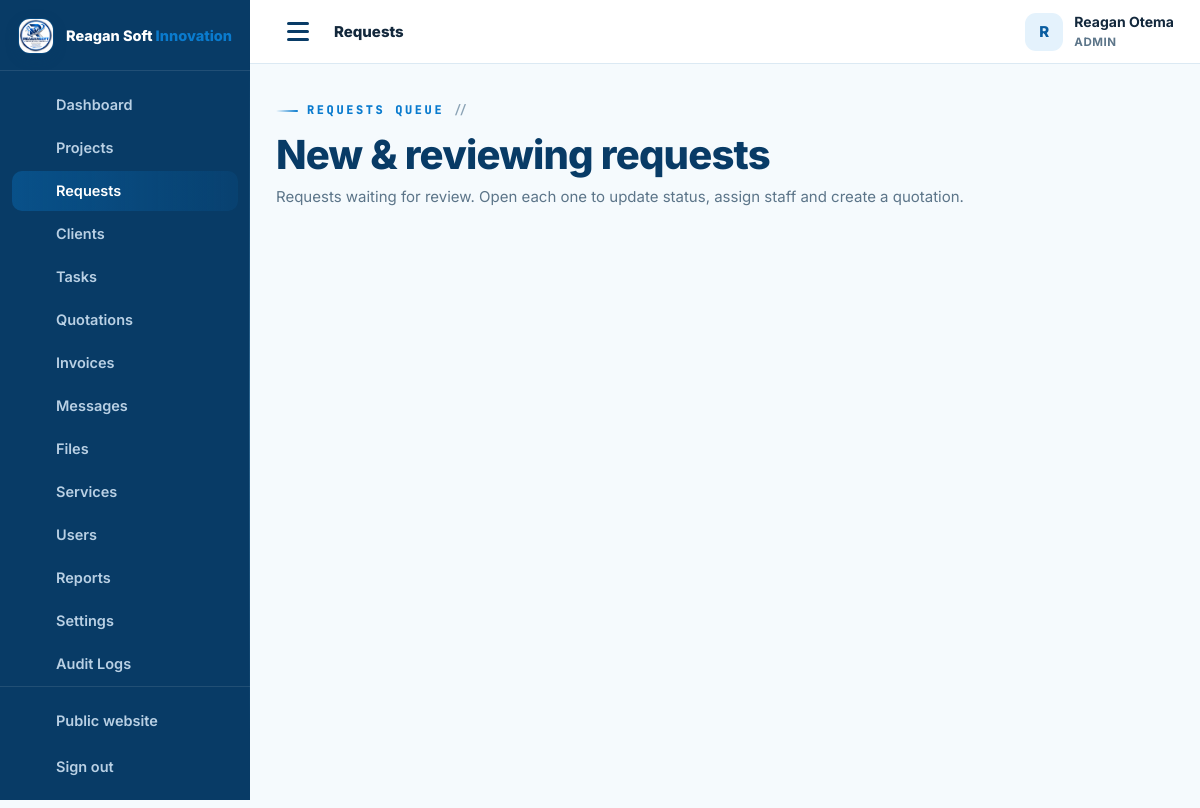
The app's page /admin/requests.php (signed in) with its own data.
### tables this page shows
CREATE TABLE IF NOT EXISTS users (
  id INT UNSIGNED AUTO_INCREMENT PRIMARY KEY,
  full_name VARCHAR(150) NOT NULL,
  email VARCHAR(190) NOT NULL UNIQUE,
  phone VARCHAR(40) NULL,
  password_hash VARCHAR(255) NOT NULL,
  role ENUM('admin','staff','client') NOT NULL DEFAULT 'client',
  company VARCHAR(190) NULL,
  address VARCHAR(255) NULL,
  avatar VARCHAR(255) NULL,
   
   
   
   
   
   
  payer_type ENUM('business','individual') NOT NULL DEFAULT 'business',
  tax_id VARCHAR(60) NULL,
  national_id VARCHAR(60) NULL,
  country VARCHAR(80) NOT NULL DEFAULT 'Uganda',
  city VARCHAR(90) NULL,
  billing_terms_at DATETIME NULL,
  active TINYINT(1) NOT NULL DEFAULT 1,
  failed_logins INT UNSIGNED NOT NULL DEFAULT 0,
  locked_until DATETIME NULL,
  last_login_at DATETIME NULL,
  created_at TIMESTAMP DEFAULT CURRENT_TIMESTAMP,
  updated_at TIMESTAMP DEFAULT CURRENT_TIMESTAMP ON UPDATE CURRENT_TIMESTAMP,
  INDEX idx_users_role (role),
  INDEX idx_users_active (active)
);

### config/config.php (called while the page is built, shortened)
<?php
function db(): PDO {
    static $pdo = null;
    if ($pdo === null) {
        try {
            $pdo = new PDO(
                'mysql:host=' . DB_HOST . ';dbname=' . DB_NAME . ';charset=utf8mb4',
                DB_USER,
                DB_PASS,
                [
                    PDO::ATTR_ERRMODE            => PDO::ERRMODE_EXCEPTION,
                    PDO::ATTR_DEFAULT_FETCH_MODE => PDO::FETCH_ASSOC,
                    PDO::ATTR_EMULATE_PREPARES   => false,
                    PDO::ATTR_STRINGIFY_FETCHES  => false,
                    PDO::ATTR_TIMEOUT            => 5,
                    PDO::MYSQL_ATTR_INIT_COMMAND => "SET time_zone = '+03:00', NAMES utf8mb4 COLLATE utf8mb4_unicode_ci",
                ]
            );
        } catch (PDOException $e) {
            db_connection_failed($e);
        }
    }
    return $pdo;
}
function e(mixed $value): string {
    return htmlspecialchars((string)($value ?? ''), ENT_QUOTES, 'UTF-8');
}
function flash(string $key, ?string $value = null): ?string {
    $msg = $_SESSION['flash'][$key] ?? null;
    return $msg;
}
function app_url(string $path = ''): string {
    return APP_URL . ($path === '' ? '' : '/' . ltrim($path, '/'));
}
function current_user(): ?array {
    static $user = false;
    if ($user === false) {
        if (empty($_SESSION['user_id'])) {
            $user = null;
        } else {
            $st = db()->prepare('SELECT * FROM users WHERE id = ? AND active = 1 LIMIT 1');
            $st->execute([(int)$_SESSION['user_id']]);
            $user = $st->fetch() ?: null;
        }
    }
    return $user;
}
function is_logged_in(): bool {
    return current_user() !== null;
}
function user_role(): ?string {
    $u = current_user();
    return $u['role'] ?? null;
}
function require_login(): void {
    if (!is_logged_in()) {
        $_SESSION['intended'] = $_SERVER['REQUEST_URI'] ?? '';
        flash('error', 'Please sign in to continue.');
        redirect(app_url('login.php'));
    }
}
function require_staff(): void {
    require_login();
}
require_once __DIR__ . '/../inc/functions.php';

### admin/requests.php (the view, shortened to what this page needs)
<?php
require __DIR__ . '/../config/config.php';
require_staff();
$pdo = db();
$requests = $pdo->query(
    "SELECT p.*, u.full_name AS client_name, u.company, u.email, u.phone, s.name AS service
     FROM projects p
     JOIN users u ON u.id = p.client_id
     LEFT JOIN services s ON s.id = p.service_id
     WHERE p.status IN ('NEW','REVIEWING')
     ORDER BY p.submitted_at ASC"
)->fetchAll();
dashboard_head(['title' => 'Requests Queue', 'active' => 'requests', 'crumb' => 'Requests']);
?>
<div class="dash-head">
  <div>
    <span class="eyebrow">Requests queue</span>
    <h2>New &amp; reviewing requests</h2>
    <p class="sub">Requests waiting for review. Open each one to update status, assign staff and create a quotation.</p>
  </div>
</div>
<?php if ($requests): ?>
  <div class="grid-3">
  </div>
<?php else: ?>
  <section class="panel"><div class="empty"><?= icon('inbox') ?><h4>No waiting requests</h4><p>Every request has been reviewed. New ones will appear here as clients submit them.</p></div></section>
<?php endif; ?>
<?php dashboard_footer(); ?>

### inc/layout.php (shortened to what this page needs)
<?php
function dashboard_nav_items(): array {
    $role = user_role();
    $client = [
        ['dashboard', 'Dashboard', app_url('client/index.php'), 'dashboard'],
        ['projects', 'My Projects', app_url('client/projects.php'), 'folder'],
        ['request', 'New Request', app_url('client/request.php'), 'plus'],
        ['messages', 'Messages', app_url('client/messages.php'), 'chat'],
        ['files', 'Files', app_url('client/files.php'), 'file'],
        ['notifications', 'Notifications', app_url('client/notifications.php'), 'bell'],
        ['billing', 'Payment Details', app_url('client/billing.php'), 'receipt'],
        ['profile', 'Profile', app_url('client/profile.php'), 'user'],
    ];
    $staff = [
        ['dashboard', 'Dashboard', app_url('admin/index.php'), 'dashboard'],
        ['projects', 'Projects', app_url('admin/projects.php'), 'folder'],
        ['requests', 'Requests', app_url('admin/requests.php'), 'inbox'],
        ['clients', 'Clients', app_url('admin/clients.php'), 'users'],
        ['tasks', 'Tasks', app_url('admin/tasks.php'), 'list'],
        ['quotations', 'Quotations', app_url('admin/quotations.php'), 'doc'],
        ['invoices', 'Invoices', app_url('admin/invoices.php'), 'money'],
        ['messages', 'Messages', app_url('admin/messages.php'), 'chat'],
        ['files', 'Files', app_url('admin/files.php'), 'file'],
    ];
    if ($role === 'admin') {
        $staff = array_merge($staff, [
            ['services', 'Services', app_url('admin/services.php'), 'globe'],
            ['users', 'Users', app_url('admin/users.php'), 'users'],
            ['reports', 'Reports', app_url('admin/reports.php'), 'chart'],
            ['settings', 'Settings', app_url('admin/settings.php'), 'settings'],
            ['audit', 'Audit Logs', app_url('admin/audit.php'), 'search'],
        ]);
    }
    return $role === 'client' ? $client : $staff;
}
function dashboard_head(array $page = []): void {
    $user = current_user();
    $role = user_role();
    $items = dashboard_nav_items();
    $active = $page['active'] ?? '';
    $loginUrl = $role === 'client' ? app_url('client/index.php') : app_url('admin/index.php');
    ?>
<!doctype html>
<html lang="en">
<head>
<link rel="stylesheet" href="<?= app_url('assets/css/style.css') ?>">
<link rel="stylesheet" href="<?= app_url('assets/css/tech.css') ?>">
</head>
<body class="dash-body">
<div class="dash-layout">
  <aside class="sidebar" id="sidebar" aria-label="Portal navigation">
    <div class="sidebar-brand">
      <a class="brand" href="<?= $loginUrl ?>">
        <img src="<?= app_url('assets/img/reagansoftinnovation-logo.jpeg') ?>" alt="" width="38" height="38">
        <span class="brand-text">Reagan Soft <b>Innovation</b></span>
      </a>
    </div>
    <nav class="side-nav">
      <?php foreach ($items as $it): ?>
        <a href="<?= e($it[2]) ?>" class="<?= $active === $it[0] ? 'active' : '' ?>">
          <?= icon($it[3]) ?><span><?= e($it[1]) ?></span>
        </a>
      <?php endforeach; ?>
    </nav>
    <div class="side-bottom">
      <a href="<?= app_url($role !== 'client' ? 'index.php' : 'index.php') ?>"><?= icon('globe') ?><span>Public website</span></a>
      <a href="<?= app_url('logout.php') ?>"><?= icon('logout') ?><span>Sign out</span></a>
    </div>
  </aside>
  <div class="dash-shell">
    <header class="dash-topbar">
      <button class="menu menu-dark" id="sidebar-toggle" aria-label="Toggle navigation" aria-expanded="false">
        <span class="menu-icon"></span>
      </button>
      <div class="dash-topbar-title">
        <span class="dash-crumb"><?= e($page['crumb'] ?? 'Portal') ?></span>
      </div>
      <div class="dash-topbar-right">
        <div class="user-chip">
          <span class="user-avatar"><?= e(mb_strtoupper(mb_substr($user['full_name'] ?? '?', 0, 1))) ?></span>
          <div class="user-meta">
            <strong><?= e($user['full_name'] ?? '') ?></strong>
            <small><?= e(mb_strtoupper($role)) ?></small>
          </div>
        </div>
      </div>
    </header>
    <main class="dash-main" id="main">
<?php
}
function dashboard_footer(): void {
    ?>
    </main>
  </div>
</div>
</body>
</html>
<?php
}
    ?>

### assets/css/tech.css (style rules this page uses)
:root { --font-disp: 'Space Grotesk', 'Inter', system-ui, -apple-system, sans-serif; --font-mono: 'JetBrains Mono', 'SFMono-Regular', Consolas, 'Liberation Mono', monospace; --pg: #0a7bce; --pgl: #8fd8ff; --grid: rgba(10, 123, 206, .09); --grid-lg: rgba(10, 123, 206, .16); --grid-dk: rgba(143, 216, 255, .12); --grid-dk-lg: rgba(143, 216, 255, .22); }
.eyebrow { font-family: var(--font-mono); letter-spacing: 2.6px; display: inline-flex; align-items: center; gap: 9px; }
.eyebrow::before { content: ''; width: 22px; height: 2px; background: linear-gradient(90deg, transparent, var(--pg)); border-radius: 2px; }
.eyebrow::after { content: '//'; color: var(--faint); letter-spacing: 0; font-weight: 600; }
.sidebar::after { content: ''; position: absolute; right: 0; top: 8%; bottom: 8%; width: 1px; background: linear-gradient(180deg, transparent, rgba(143,216,255,.28), transparent); }
.side-nav a { position: relative; }
.side-nav a.active { background: linear-gradient(90deg, rgba(10,123,206,.34), rgba(10,123,206,.10)); color: #fff; }

### records on screen
users: full_name "R", full_name "Reagan Otema", role "ADMIN"

### other values on screen
$it[1] "Dashboard"
$it[1] "Projects"
$it[1] "Requests"
$it[1] "Clients"
$it[1] "Tasks"
$it[1] "Quotations"
$it[1] "Invoices"
$it[1] "Messages"
$it[1] "Files"
$it[1] "Services"
$it[1] "Users"
$it[1] "Reports"
$it[1] "Settings"
$it[1] "Audit Logs"
$page['crumb'] "Requests"
